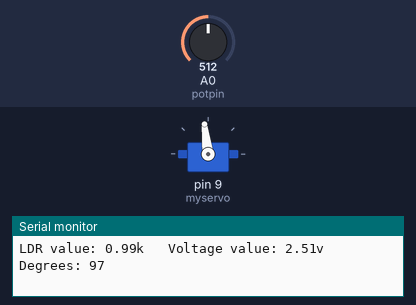
Bench run of a sketch on a simulated Arduino Uno, built with avr-gcc and run on an emulated ATmega328P. Shown: servo, the last lines printed to the serial monitor. The test bench sets the inputs (shaded band); at power-on: A0 (potpin) = 512.

Above: at 1.2 s.
1.3 s: A0 (potpin) set to 535
At 1.9 s:
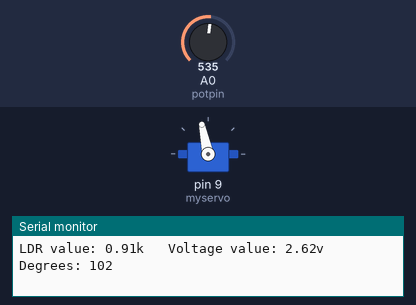
2.8 s: A0 (potpin) set to 1003
At 3.6 s:
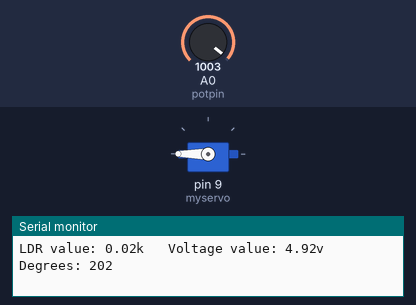
4.3 s: A0 (potpin) set to 1021
7.3 s: A0 (potpin) set to 716
At 8.5 s:
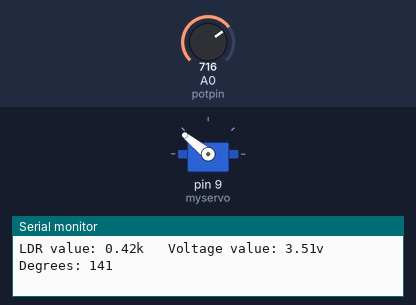
8.8 s: A0 (potpin) set to 306
At 10.0 s:
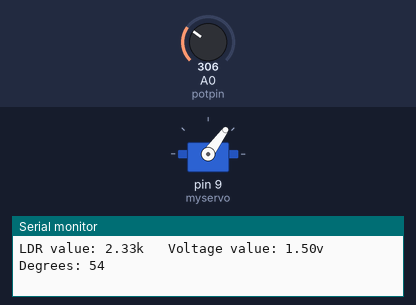
10.3 s: A0 (potpin) set to 50
At 10.9 s:
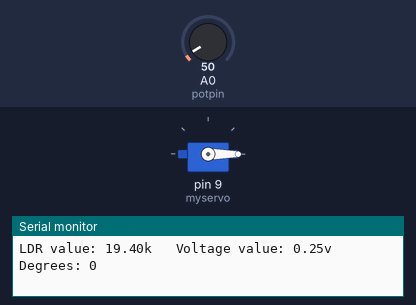
11.8 s: A0 (potpin) set to 41
Timing chart, 0 to 14.8 s (numbered marks = the images above; inputs shaded):
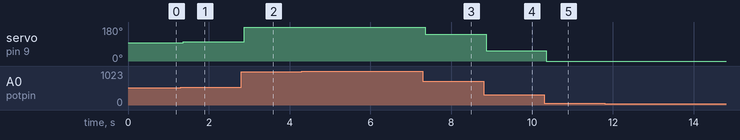

Measured:
- after the input at 1.3 s, servo on pin 9 (myservo): 97° → 102° after 0.06 s
- after the input at 2.8 s, servo on pin 9 (myservo): 102° → 180° after 0.08 s
- after the input at 7.3 s, servo on pin 9 (myservo): 180° → 141° after 0.06 s
- after the input at 8.8 s, servo on pin 9 (myservo): 141° → 54° after 0.07 s
- after the input at 10.3 s, servo on pin 9 (myservo): 54° → 0° after 0.06 s

The sketch:

RoboticsLab_Servo_LDR_value.ino
```cpp
/*
The goal of this program is to control the direction of a Servo motor by using a LDR while also printing its resistance value

Servo motor, map function, analog input.

*/

#include <Servo.h> // include Servo library

Servo myservo;  // create servo object to control a servo

int potpin = 0;  // analog pin used to read voltage
int val;    // variable to read the value from the analog pin
float volt; // variable to store the value of the reading in volts
int voltS;  // variable to eliminate decimals from volts to use map function
float r1;   // variable to store calculated value for resistance

void setup() {
  Serial.begin(9600); //initialize serial monitor
  myservo.attach(9);  // attaches the servo on pin 9 to the servo object
}

void loop() {
  volt = analogRead(potpin);            // reads the value of the LDR voltage (value between 0 and 1023)
  volt = volt/(1023/5);     // converte from bits to volts
  voltS = volt*100;         // The value in volts is multiply by 100 to eliminate decimals...
                            //... and being able to use the map function


  r1=(5-volt)/volt; // calculate the resitance of the LDR

  val=map(voltS,030,440,0,180); // use the map function to convert from volt to degrees

  Serial.print("LDR value: ");
  Serial.print(r1);             // print the resistance value
  Serial.print("k   ");

  Serial.print("Voltage value: ");
  Serial.print(volt);           // print volt value
  Serial.print("v   ");

   Serial.print("Degrees: ");
  Serial.print(val);            // print degrees value
  Serial.println();
  myservo.write(val);           // sets the servo position according to the voltage value
  delay(15);                    // waits for the servo to get there


}
```
